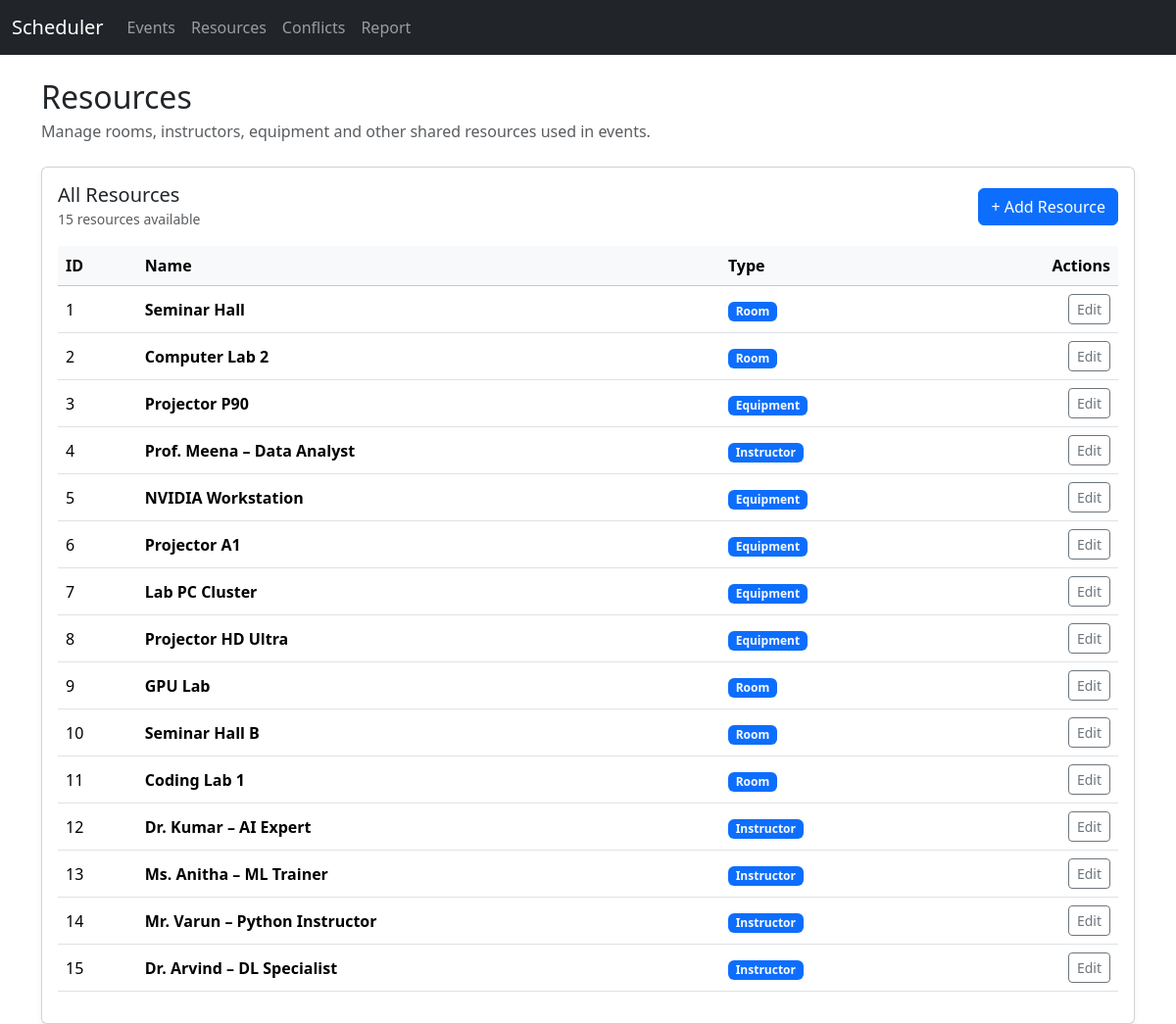
Page /resources on the committed database.
### app.py (models this page shows)
class Resource(db.Model):
    __tablename__ = 'resources'
    resource_id = db.Column(db.Integer, primary_key=True)
    resource_name = db.Column(db.String(200), nullable=False)
    resource_type = db.Column(db.String(100), nullable=False)
    allocations = db.relationship('EventResourceAllocation',
                                  back_populates='resource',
                                  cascade='all, delete-orphan')

### app.py (the view)
@app.route('/resources')
def list_resources():
    resources = Resource.query.all()
    return render_template('resources.html', resources=resources)

### templates/resources.html (shortened to what this page needs)
{% extends "base.html" %}
{% block content %}
<div class="mb-4">
  <h2 class="mb-1">Resources</h2>
  <p class="text-muted mb-0">
    Manage rooms, instructors, equipment and other shared resources used in events.
  </p>
</div>
<div class="card shadow-sm">
  <div class="card-body">
    <div class="d-flex justify-content-between align-items-center mb-3">
      <div>
        <h5 class="card-title mb-0">All Resources</h5>
        <small class="text-muted">
          {% if resources %}
            {{ resources|length }} resource{{ '' if resources|length == 1 else 's' }} available
          {% else %}
            No resources added yet
          {% endif %}
        </small>
      </div>
      <a href="{{ url_for('add_resource') }}" class="btn btn-primary">
        <span style="color:white;">+</span> Add Resource
      </a>
    </div>
    {% if resources %}
      <div class="table-responsive">
        <table class="table align-middle table-hover">
          <thead class="table-light">
            <tr>
              <th scope="col">ID</th>
              <th scope="col">Name</th>
              <th scope="col">Type</th>
              <th scope="col" class="text-end">Actions</th>
            </tr>
          </thead>
          <tbody>
          {% for r in resources %}
            <tr>
              <td>{{ r.resource_id }}</td>
              <td class="fw-semibold">{{ r.resource_name }}</td>
              <td>
                <span class="badge bg-primary text-light">
                  {{ r.resource_type }}
                </span>
              </td>
              <td class="text-end">
                <a href="{{ url_for('edit_resource', resource_id=r.resource_id) }}"
                   class="btn btn-sm btn-outline-secondary">
                  Edit
                </a>
              </td>
            </tr>
          {% endfor %}
          </tbody>
        </table>
      </div>
    {% endif %}
  </div>
</div>
{% endblock %}

### rows in the picture
Resource: resource_id "1", resource_name "Seminar Hall", resource_type "Room"
Resource: resource_id "2", resource_name "Computer Lab 2", resource_type "Room"
Resource: resource_id "3", resource_name "Projector P90", resource_type "Equipment"
Resource: resource_id "4", resource_name "Prof. Meena – Data Analyst", resource_type "Instructor"
Resource: resource_id "5", resource_name "NVIDIA Workstation", resource_type "Equipment"
Resource: resource_id "6", resource_name "Projector A1", resource_type "Equipment"
Resource: resource_id "7", resource_name "Lab PC Cluster", resource_type "Equipment"
Resource: resource_id "8", resource_name "Projector HD Ultra", resource_type "Equipment"
Resource: resource_id "9", resource_name "GPU Lab", resource_type "Room"
Resource: resource_id "10", resource_name "Seminar Hall B", resource_type "Room"
Resource: resource_id "11", resource_name "Coding Lab 1", resource_type "Room"
Resource: resource_id "12", resource_name "Dr. Kumar – AI Expert", resource_type "Instructor"
Resource: resource_id "13", resource_name "Ms. Anitha – ML Trainer", resource_type "Instructor"
Resource: resource_id "14", resource_name "Mr. Varun – Python Instructor", resource_type "Instructor"
Resource: resource_id "15", resource_name "Dr. Arvind – DL Specialist", resource_type "Instructor"

### other values in the picture
{{ resources|length }} "15"
{{ '' if resources|length == 1 else 's' }} "s"
